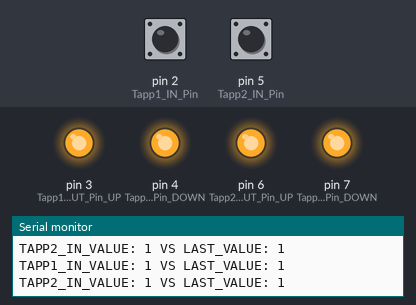
Bench run of a sketch on a simulated Arduino Uno, built with avr-gcc and run on an emulated ATmega328P. Shown: output pins drawn as LEDs (lit = HIGH), the last lines printed to the serial monitor. Inputs (shaded band) come from the test bench; at power-on: pin 2 (Tapp1_IN_Pin) HIGH, pin 5 (Tapp2_IN_Pin) HIGH.

Above: at 1.2 s.
1.3 s: pin 2 (Tapp1_IN_Pin) pulled LOW for 0.15 s
At 3.0 s:
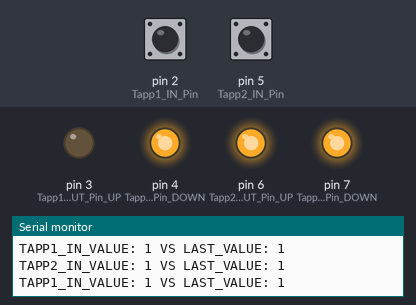
3.5 s: pin 5 (Tapp2_IN_Pin) pulled LOW for 0.15 s
At 4.5 s:
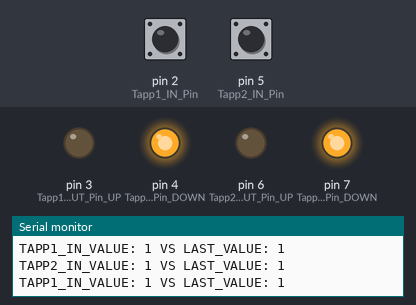
5.7 s: pin 2 (Tapp1_IN_Pin) pulled LOW for 1 s
At 6.2 s:
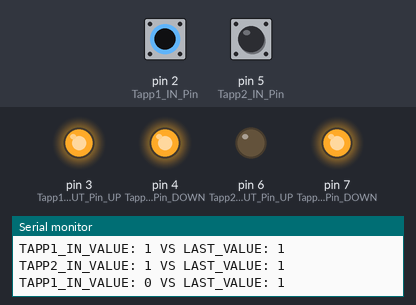
8.7 s: pin 2 (Tapp1_IN_Pin) pulled LOW for 3.2 s
At 10.4 s:
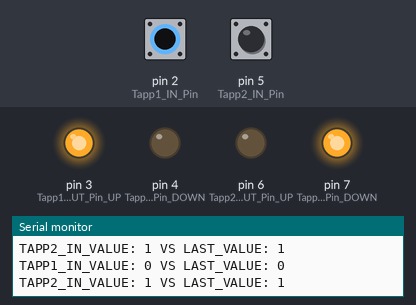
13.9 s: pin 5 (Tapp2_IN_Pin) pulled LOW for 1 s
At 14.74 s:
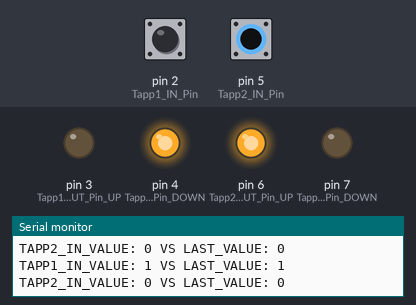
17.9 s: pin 2 (Tapp1_IN_Pin) driven LOW and pin 5 (Tapp2_IN_Pin) driven LOW
At 20.3 s:
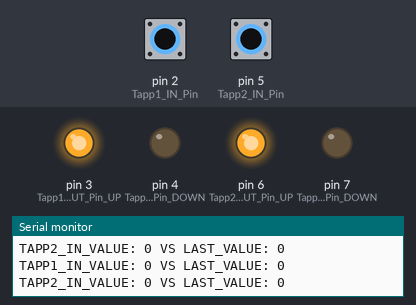
Timing chart, 0 to 31.4 s (numbered marks = the images above; inputs shaded):
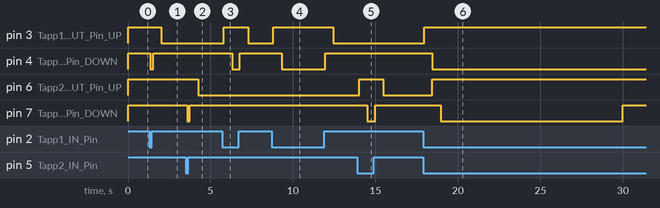

The sketch:

Rele_tapparelle_sonoff.ino
```cpp
byte Tapp1_IN_Pin = 2;
byte Tapp1_OUT_Pin_UP = 3;
byte Tapp1_OUT_Pin_DOWN = 4;
int Tapp1_UP_duration = 25000;
int Tapp1_DOWN_duration = 19000;

byte Tapp1_lastValue;
byte Tapp1_lastMode; // 0=STOP 1=UP  2=DOWN
long Tapp1_lastExec;

byte Tapp2_IN_Pin = 5;
byte Tapp2_OUT_Pin_UP = 6;
byte Tapp2_OUT_Pin_DOWN = 7;
int Tapp2_UP_duration = 15000;
int Tapp2_DOWN_duration = 11000;

byte Tapp2_lastValue;
byte Tapp2_lastMode; // 0=STOP 1=UP  2=DOWN
long Tapp2_lastExec;

byte LOW_OUT = HIGH;
byte HIGH_OUT = LOW;


int inverted_delay = 500;

void setup() {

  Serial.begin(9600);
  Serial.println("SETUP TAPP MODE");

  pinMode(Tapp1_IN_Pin, INPUT_PULLUP);
  pinMode(Tapp1_OUT_Pin_UP, OUTPUT);
  pinMode(Tapp1_OUT_Pin_DOWN, OUTPUT);
  digitalWrite(Tapp1_OUT_Pin_UP, LOW_OUT);
  digitalWrite(Tapp1_OUT_Pin_DOWN, LOW_OUT);
  Tapp1_lastValue = HIGH;
  Tapp1_lastMode = 0;

  pinMode(Tapp2_IN_Pin, INPUT_PULLUP);
  pinMode(Tapp2_OUT_Pin_UP, OUTPUT);
  pinMode(Tapp2_OUT_Pin_DOWN, OUTPUT);
  digitalWrite(Tapp2_OUT_Pin_UP, LOW_OUT);
  digitalWrite(Tapp2_OUT_Pin_DOWN, LOW_OUT);
  Tapp2_lastValue = HIGH;
  Tapp2_lastMode = 0;

  Serial.println("SETUP TAPP MODE");
}

void checkTAPP(byte Tapp_idx, byte IN_Pin, byte OUT_Pin_UP, byte OUT_Pin_DOWN,
byte &lastValue, byte &lastMode, long &lastExec,
int UP_duration, int DOWN_duration)
{
  byte currentValue = digitalRead(IN_Pin);
  Serial.print(F("TAPP"));
  Serial.print(Tapp_idx);
  Serial.print(F("_IN_VALUE: "));
  Serial.print(currentValue);
  Serial.print(F(" VS LAST_VALUE: "));
  Serial.println((byte)lastValue);
  if (currentValue != lastValue)
  {
    lastValue = currentValue;

    if (currentValue == HIGH)
    {
      digitalWrite(OUT_Pin_DOWN, LOW_OUT);
      if (lastMode != 0)
      {
        delay(inverted_delay);
      }
      digitalWrite(OUT_Pin_UP, HIGH_OUT);
      lastMode = 1;
      Serial.print(F("START TAPP"));
      Serial.print(Tapp_idx);
      Serial.println(F(" UP"));
    }
    else if(currentValue == LOW)
    {
      digitalWrite(OUT_Pin_UP, LOW_OUT);
      if (lastMode != 0)
      {
        delay(inverted_delay);
      }
      digitalWrite(OUT_Pin_DOWN, HIGH_OUT );
      lastMode = 2;
      Serial.print(F("START TAPP"));
      Serial.print(Tapp_idx);
      Serial.println(F(" DOWN"));
    }
    lastExec = millis();
  }

  if ( (lastMode == 1 && millis() > lastExec + UP_duration ) ||
       (lastMode == 2 && millis() > lastExec + DOWN_duration) )
  {
      digitalWrite(OUT_Pin_DOWN, LOW_OUT);
      digitalWrite(OUT_Pin_UP, LOW_OUT);
      lastMode = 0;

      Serial.print(F("STOP TAPP"));
      Serial.println(Tapp_idx);
  }
}

void loop() {

  checkTAPP(1, Tapp1_IN_Pin, Tapp1_OUT_Pin_UP, Tapp1_OUT_Pin_DOWN,
                Tapp1_lastValue, Tapp1_lastMode, Tapp1_lastExec,
                Tapp1_UP_duration, Tapp1_DOWN_duration);

  checkTAPP(2, Tapp2_IN_Pin, Tapp2_OUT_Pin_UP, Tapp2_OUT_Pin_DOWN,
               Tapp2_lastValue, Tapp2_lastMode, Tapp2_lastExec,
                Tapp2_UP_duration, Tapp2_DOWN_duration);
}
```

Measured:
- after the input at 1.3 s, pin 3 (Tapp1_OUT_Pin_UP): HIGH → LOW after 0.72 s; pin 4 (Tapp1_OUT_Pin_DOWN): HIGH → LOW after 0.05 s, → HIGH 0.17 s later
- after the input at 3.5 s, pin 6 (Tapp2_OUT_Pin_UP): HIGH → LOW after 0.75 s; pin 7 (Tapp2_OUT_Pin_DOWN): HIGH → LOW after 0.08 s, → HIGH 0.17 s later
- after the input at 5.7 s, pin 3 (Tapp1_OUT_Pin_UP): LOW → HIGH after 0.11 s, → LOW 1.5 s later; pin 4 (Tapp1_OUT_Pin_DOWN): HIGH → LOW after 0.61 s, → HIGH 0.48 s later
- after the input at 8.7 s, pin 3 (Tapp1_OUT_Pin_UP): LOW → HIGH after 0.11 s, → LOW 3.6 s later; pin 4 (Tapp1_OUT_Pin_DOWN): HIGH → LOW after 0.61 s, → HIGH 2.6 s later
- after the input at 13.9 s, pin 6 (Tapp2_OUT_Pin_UP): LOW → HIGH after 0.11 s, → LOW 1.5 s later; pin 7 (Tapp2_OUT_Pin_DOWN): HIGH → LOW after 0.61 s, → HIGH 0.48 s later
- after the input at 17.9 s, pin 3 (Tapp1_OUT_Pin_UP): LOW → HIGH at once; pin 4 (Tapp1_OUT_Pin_DOWN): HIGH → LOW after 0.54 s; pin 6 (Tapp2_OUT_Pin_UP): LOW → HIGH after 0.54 s instead of 12.7 s; pin 7 (Tapp2_OUT_Pin_DOWN): HIGH → LOW after 1.0 s, → HIGH 11.0 s later
